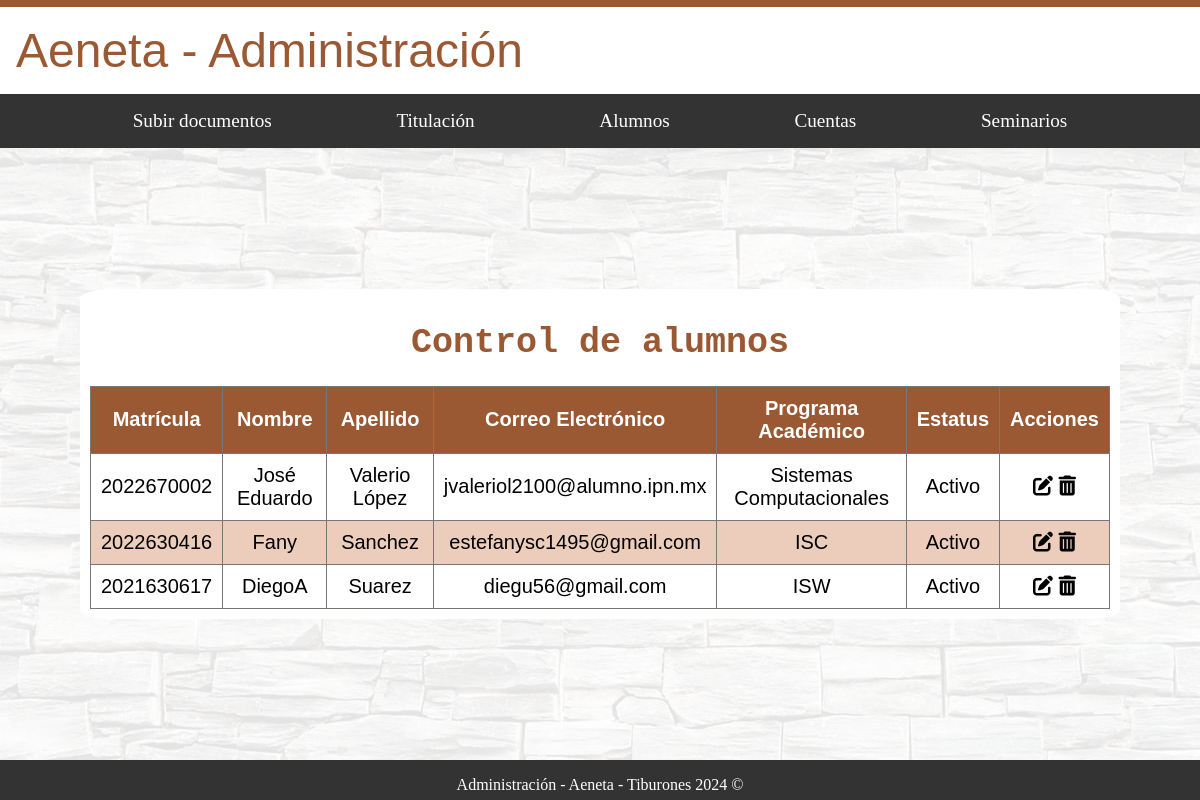
Before: /administracion/alumnos/ with the older database file.
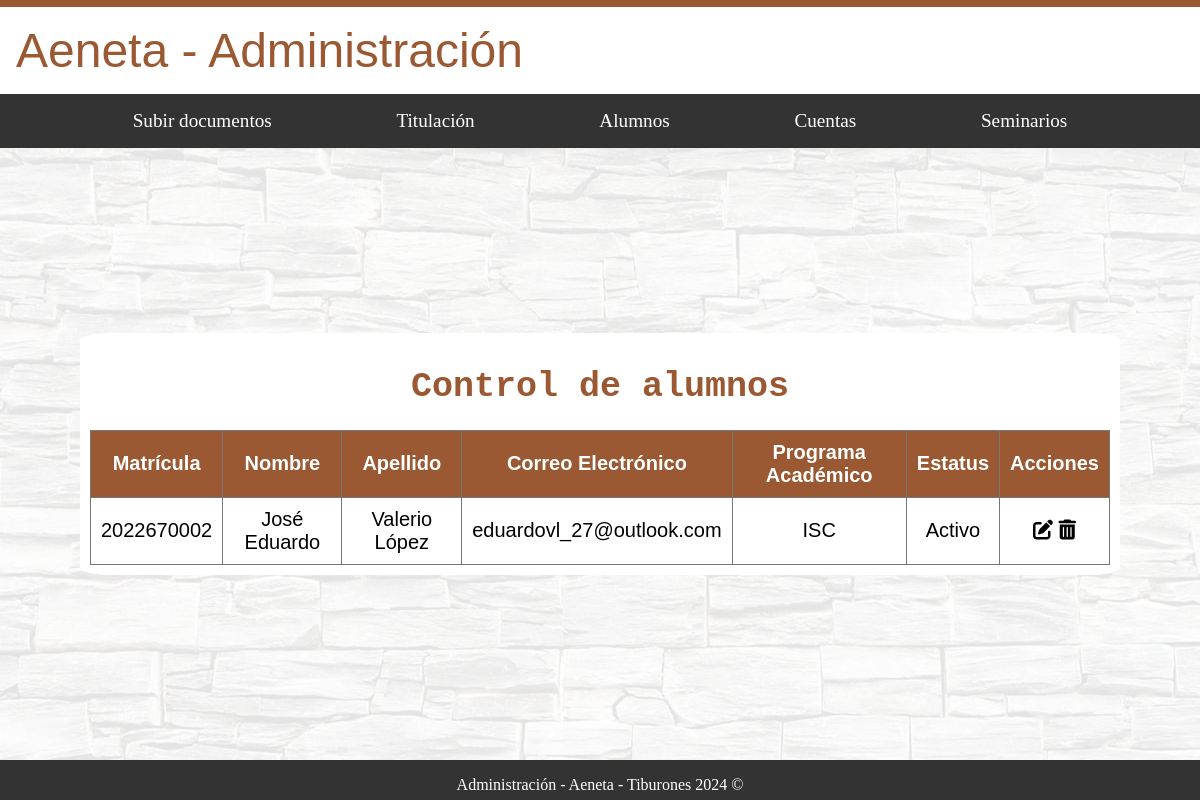
After: the same page with the newer database file.
### usuarios/models.py (models this page shows)
class CustomUser(AbstractUser):
    nombre = models.CharField(max_length=100)
    apellido = models.CharField(max_length=100)
    correo_electronico = models.EmailField(unique=True)
    is_administrador = models.BooleanField(default=False)
    is_alumno = models.BooleanField(default=False)
    is_docente = models.BooleanField(default=False)
    matricula = models.CharField(max_length=20, blank=True, null=True)
    programa_academico = models.CharField(max_length=100, blank=True, null=True)
    estatus = models.CharField(max_length=20, choices=[('activo', 'Activo'), ('egresado', 'Egresado')], blank=True, null=True)
    especialidad = models.CharField(max_length=100, blank=True, null=True)
    departamento_docente = models.CharField(max_length=100, blank=True, null=True)
    cargo = models.CharField(max_length=100, blank=True, null=True)
    departamento_admin = models.CharField(max_length=100, blank=True, null=True)

### administracion/views.py (the view)
# urls.py: path('alumnos/', alumnos_view, name='alumnos'),
def alumnos_view(request):
    alumnos = CustomUser.objects.filter(is_alumno=True)
    return render(request, 'Administracion/alumnos.html', {'alumnos': alumnos})

### administracion/context_processors.py (called while the page is built, shortened)
def admin_info(request):
    return {}

### alumnos/context_processors.py (called while the page is built, shortened)
def alumno_info(request):
    return {}

### docente/context_processors.py (called while the page is built, shortened)
def docente_info(request):
    return {}

### administracion/templates/administracion/alumnos.html (shortened to what this page needs)
{% extends "base_generic_Administracion.html" %}
{% load static%}
{% block content %}
<div id="fondo">
    <div class="contenedor_principal_a letra_texto">
        <h1 class="letra_titulos">Control de alumnos</h1>
        <table>
            <thead>
                <tr>
                    <th>Matrícula</th>
                    <th>Nombre</th>
                    <th>Apellido</th>
                    <th>Correo Electrónico</th>
                    <th>Programa Académico</th>
                    <th>Estatus</th>
                    <th>Acciones</th>
                </tr>
            </thead>
            <tbody>
                {% for alumno in alumnos %}
                <tr>
                    <td>{{ alumno.matricula }}</td>
                    <td>{{ alumno.nombre }}</td>
                    <td>{{ alumno.apellido }}</td>
                    <td>{{ alumno.correo_electronico }}</td>
                    <td>{{ alumno.programa_academico }}</td>
                    <td>{{ alumno.get_estatus_display }}</td>
                    <td>
                        <i class="fas fa-edit" onclick="editAlumno('{{ alumno.id }}')"></i>
                        <i class="fas fa-trash-alt" onclick="deleteAlumno('{{ alumno.id }}')"></i>
                    </td>
                </tr>
                {% endfor %}
            </tbody>
        </table>
    </div>
</div>
{% endblock %}

### administracion/templates/base_generic_Administracion.html (shortened to what this page needs)
<!DOCTYPE html>
{%load static %}
<html lang="es">
<head>
    <link rel="stylesheet" type="text/css" href="{% static 'styles/home_administracion.css' %}">
    <link rel="stylesheet" type="text/css" href="{% static 'styles/subirDoc.css' %}">
    <link rel="stylesheet" type="text/css" href="{% static 'styles/base.css' %}">
    <link rel="stylesheet" type="text/css" href="{% static 'styles/informacion.css' %}">
    <link rel="stylesheet" type="text/css" href="{% static 'styles/nav_bar.css' %}">
    <link rel="stylesheet" type="text/css" href="{% static 'styles/alumno.css' %}">
    <link rel="stylesheet" type="text/css" href="{% static 'styles/crear_cuentas.css' %}">
    <link rel="stylesheet" href="https://cdnjs.cloudflare.com/ajax/libs/font-awesome/6.0.0-beta3/css/all.min.css">
</head>
<body>
    <div id="nombre_sistema" class="header-flex-container">
        <a href="{% url 'administracion:home' %}">
            <span>Aeneta - Administración</span>
        </a>
    </div>
    <nav class="nav_bar" aria-label="Navegación principal">
        <a class="nav-link" href="{% url 'administracion:subir_documento' %}">Subir documentos</a>
        <div class="dropdown">
            <a class="nav-link">Titulación</a>
        </div>
        <a class="nav-link" href="{% url 'administracion:alumnos' %}">Alumnos</a>
        <div class="dropdown">
            <a class="nav-link">Cuentas</a>
        </div>
        <a class="nav-link" href="{% url 'administracion:seminarios' %}">Seminarios</a>
    </nav>
    {% block content %}{% endblock %}
    <footer>
        <p>Administración - Aeneta - Tiburones 2024 ©</p>
    </footer>
</body>
</html>

### administracion/static/styles/home_administracion.css (style rules this page uses)
html { margin: 0; padding: 0; overflow-x: hidden; box-sizing: border-box; }
.header-flex-container, #fondo, footer { width: 100%; max-width: 100%; box-sizing: border-box; }
body { margin: 0; padding: 0; min-height: 100vh; display: flex; flex-direction: column; }
.header-flex-container, #fondo, footer { width: 100%; }
#fondo { position: relative; flex: 1; display: flex; flex-direction: column; justify-content: center; }
#fondo::before { content: ''; background-image: url('/static/image_admin/fondos_admin/Fondo.jpg'); opacity: 0.1; top: 0; left: 0; bottom: 0; right: 0; position: absolute; z-index: -1; }
.letra_titulos { font-family: monospace; color: #9A5933; font-size: 35px; text-align: center; }
.letra_texto { font-family: sans-serif; color: black; font-size: 20px; text-align: justify; }
.header-flex-container { display: flex; justify-content: space-between; align-items: center; padding: 1rem; background-color: #fff; border-top: 7px solid #9A5933; font-family: 'Malgun Gothic Semilight', sans-serif; }
.header-flex-container span { font-size: 3rem; color: #9A5933; font-weight: 300; }
.header-flex-container a, .header-flex-container a:visited { text-decoration: none; color: inherit; }
footer { background: #333; color: white; text-align: center; height: 40px; width: 100%; }

### administracion/static/styles/subirDoc.css (style rules this page uses)
.letra_titulos { font-family: monospace; color: #9A5933; font-size: 35px; text-align: center; }
.letra_texto { font-family: sans-serif; color: black; font-size: 20px; text-align: justify; }

### administracion/static/styles/base.css (style rules this page uses)
.header-flex-container { display: flex; justify-content: space-between; align-items: center; }

### administracion/static/styles/nav_bar.css (style rules this page uses)
.nav_bar { display: flex; justify-content: space-evenly; align-items: center; position: sticky; top: 0; background: #333333; padding: .5rem .5rem; z-index: 1029; }
.nav-link, .dropbtn { color: white; text-decoration: none; padding: 0.5rem 0; font-size: 1.2rem; transition: opacity 0.3s; }
.dropdown { position: relative; display: inline-block; z-index: 1030; }

### administracion/static/styles/alumno.css (style rules this page uses)
.contenedor_principal_a { margin: auto; width: 85%; padding: 10px; background-color: white; border-radius: 3%; }
table { width: 100%; border-collapse: collapse; background-color: white; }
table th, table td { border: 1px solid #777777; padding: 10px; text-align: center; }
thead th { background-color: #9A5933; color: #fff; }

Changed rows visible on the page:
removed CustomUser: matricula "2022670002", nombre "José Eduardo", apellido "Valerio López", correo_electronico "jvaleriol2100@alumno.ipn.mx", programa_academico "Sistemas Computacionales", estatus "Activo"
removed CustomUser: matricula "2022630416", nombre "Fany", apellido "Sanchez", correo_electronico "estefanysc1495@gmail.com", programa_academico "ISC", estatus "Activo"
removed CustomUser: matricula "2021630617", nombre "DiegoA", apellido "Suarez", correo_electronico "diegu56@gmail.com", programa_academico "ISW", estatus "Activo"
added CustomUser: matricula "2022670002", nombre "José Eduardo", apellido "Valerio López", correo_electronico "eduardovl_27@outlook.com", programa_academico "ISC", estatus "Activo"
